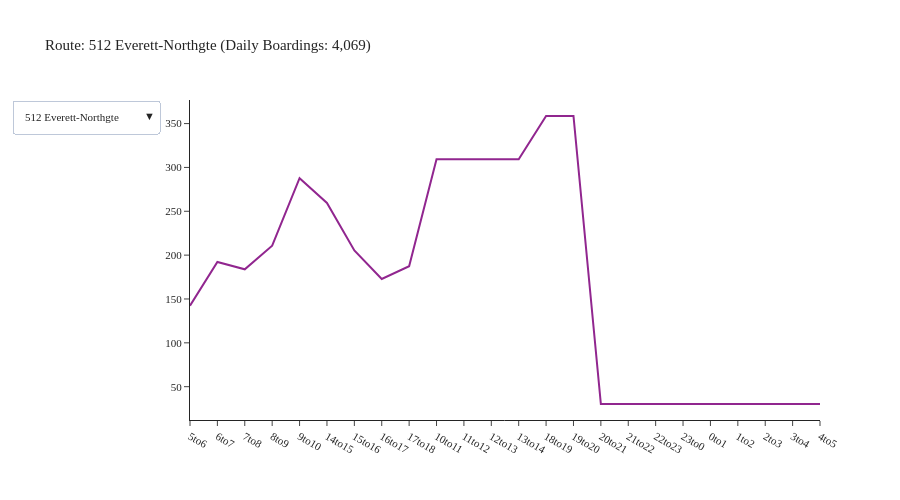

Here is the notebook cell this chart was saved with:
### Code cell
agency = 'Sound Transit'
df = df_transit_line[df_transit_line['agency'] == agency]
df = df.groupby(['tod', 'description']).agg({'boardings': 'sum'}).reset_index()
fig = create_tod_chart(df)
fig.show()

### Figure 1 — Plotly figure (JSON) as saved in the notebook; plotly's stock layout.template omitted (floating-point values rounded to 4 significant figures)
{"data": [{"mode": "lines", "name": "512 Everett-Northgte", "type": "scatter", "visible": true, "x": ["5to6", "6to7", "7to8", "8to9", "9to10", "14to15", "15to16", "16to17", "17to18", "10to11", "11to12", "12to13", "13to14", "18to19", "19to20", "20to21", "21to22", "22to23", "23to0", "0to1", "1to2", "2to3", "3to4", "4to5"], "y": [142.4, 192.2, 183.8, 210.8, 287.7, 259.5, 205.3, 172.8, 187.3, 309.4, 309.4, 309.4, 309.4, 358.6, 358.6, 30.25, 30.25, 30.25, 30.25, 30.25, 30.25, 30.25, 30.25, 30.25]}, {"mode": "lines", "name": "522 Woodinvl-Roosvlt", "type": "scatter", "visible": false, "x": ["5to6", "6to7", "7to8", "8to9", "9to10", "14to15", "15to16", "16to17", "17to18", "10to11", "11to12", "12to13", "13to14", "18to19", "19to20", "20to21", "21to22", "22to23", "23to0", "0to1", "1to2", "2to3", "3to4", "4to5"], "y": [157.5, 239.9, 307.9, 275.5, 372.3, 356.9, 416.0, 441.6, 324.1, 338.3, 338.3, 338.3, 338.3, 337.3, 337.3, 41.81, 41.81, 41.81, 41.81, 41.81, 41.81, 41.81, 41.81, 41.81]}, {"mode": "lines", "name": "535 Lynnwood-Bllvue", "type": "scatter", "visible": false, "x": ["5to6", "6to7", "7to8", "8to9", "9to10", "14to15", "15to16", "16to17", "17to18", "10to11", "11to12", "12to13", "13to14", "18to19", "19to20", "20to21", "21to22", "22to23", "23to0", "0to1", "1to2", "2to3", "3to4", "4to5"], "y": [32.45, 74.83, 110.7, 139.1, 108.3, 101.9, 142.3, 103.9, 121.5, 108.4, 108.4, 108.4, 108.4, 63.07, 63.07, 2.394, 2.394, 2.394, 2.394, 2.394, 2.394, 2.394, 2.394, 2.394]}, {"mode": "lines", "name": "542 Redmond-U Dist", "type": "scatter", "visible": false, "x": ["5to6", "6to7", "7to8", "8to9", "9to10", "14to15", "15to16", "16to17", "17to18", "10to11", "11to12", "12to13", "13to14", "18to19", "19to20", "20to21", "21to22", "22to23", "23to0", "0to1", "1to2", "2to3", "3to4", "4to5"], "y": [12.43, 36.87, 67.46, 80.43, 51.12, 64.0, 42.37, 64.05, 72.51, 51.14, 51.14, 51.14, 51.14, 41.84, 41.84, 7.095, 7.095, 7.095, 7.095, 7.095, 7.095, 7.095, 7.095, 7.095]}, {"mode": "lines", "name": "545 Redmond-Seattle", "type": "scatter", "visible": false, "x": ["5to6", "6to7", "7to8", "8to9", "9to10", "14to15", "15to16", "16to17", "17to18", "10to11", "11to12", "12to13", "13to14", "18to19", "19to20", "20to21", "21to22", "22to23", "23to0", "0to1", "1to2", "2to3", "3to4", "4to5"], "y": [283.3, 452.6, 490.3, 415.4, 321.0, 333.8, 472.0, 518.3, 462.3, 329.7, 329.7, 329.7, 329.7, 312.1, 312.1, 21.91, 21.91, 21.91, 21.91, 21.91, 21.91, 21.91, 21.91, 21.91]}, {"mode": "lines", "name": "550 Bellevue-Seattle", "type": "scatter", "visible": false, "x": ["5to6", "6to7", "7to8", "8to9", "9to10", "14to15", "15to16", "16to17", "17to18", "10to11", "11to12", "12to13", "13to14", "18to19", "19to20", "20to21", "21to22", "22to23", "23to0", "0to1", "1to2", "2to3", "3to4", "4to5"], "y": [193.3, 303.3, 517.5, 484.1, 401.4, 407.2, 534.9, 572.7, 592.2, 425.9, 425.9, 425.9, 425.9, 360.9, 360.9, 63.99, 63.99, 63.99, 63.99, 63.99, 63.99, 63.99, 63.99, 63.99]}, {"mode": "lines", "name": "554 Issaquah-Seattle", "type": "scatter", "visible": false, "x": ["5to6", "6to7", "7to8", "8to9", "9to10", "14to15", "15to16", "16to17", "17to18", "10to11", "11to12", "12to13", "13to14", "18to19", "19to20", "20to21", "21to22", "22to23", "23to0", "0to1", "1to2", "2to3", "3to4", "4to5"], "y": [135.8, 263.7, 247.6, 282.9, 315.9, 288.5, 335.0, 182.9, 199.0, 317.0, 317.0, 317.0, 317.0, 231.6, 231.6, 31.75, 31.75, 31.75, 31.75, 31.75, 31.75, 31.75, 31.75, 31.75]}, {"mode": "lines", "name": "560 W Sea-Bellevue", "type": "scatter", "visible": false, "x": ["5to6", "6to7", "7to8", "8to9", "9to10", "14to15", "15to16", "16to17", "17to18", "10to11", "11to12", "12to13", "13to14", "18to19", "19to20", "20to21", "21to22", "22to23", "23to0", "0to1", "1to2", "2to3", "3to4", "4to5"], "y": [77.16, 114.4, 110.0, 114.5, 83.14, 133.5, 118.5, 111.4, 140.6, 163.3, 163.3, 163.3, 163.3, 80.42, 80.42, 5.343, 5.343, 5.343, 5.343, 5.343, 5.343, 5.343, 5.343, 5.343]}, {"mode": "lines", "name": "566 Auburn-Redmond", "type": "scatter", "visible": false, "x": ["5to6", "6to7", "7to8", "8to9", "9to10", "14to15", "15to16", "16to17", "17to18", "10to11", "11to12", "12to13", "13to14", "18to19", "19to20"], "y": [124.1, 148.9, 78.23, 79.55, 52.49, 62.64, 76.55, 21.83, 84.19, 2.41, 2.41, 2.41, 2.41, 21.8, 21.8]}, {"mode": "lines", "name": "574 Lakewood-SeaTac", "type": "scatter", "visible": false, "x": ["5to6", "6to7", "7to8", "8to9", "9to10", "14to15", "15to16", "16to17", "17to18", "10to11", "11to12", "12to13", "13to14", "18to19", "19to20", "20to21", "21to22", "22to23", "23to0", "0to1", "1to2", "2to3", "3to4", "4to5"], "y": [150.8, 189.2, 127.1, 126.3, 146.3, 141.4, 162.9, 124.1, 134.0, 127.3, 127.3, 127.3, 127.3, 191.9, 191.9, 4.431, 4.431, 4.431, 4.431, 4.431, 4.431, 4.431, 4.431, 4.431]}, {"mode": "lines", "name": "577 Fed Way-Seattle", "type": "scatter", "visible": false, "x": ["5to6", "6to7", "7to8", "8to9", "14to15", "15to16", "16to17", "17to18", "10to11", "11to12", "12to13", "13to14"], "y": [131.2, 246.9, 186.2, 41.29, 88.5, 104.9, 127.4, 41.14, 36.49, 36.49, 36.49, 36.49]}, {"mode": "lines", "name": "578 Seattle-Puyallup", "type": "scatter", "visible": false, "x": ["5to6", "6to7", "7to8", "8to9", "9to10", "14to15", "15to16", "16to17", "17to18", "10to11", "11to12", "12to13", "13to14", "18to19", "19to20", "20to21", "21to22", "22to23", "23to0", "0to1", "1to2", "2to3", "3to4", "4to5"], "y": [58.24, 74.22, 185.0, 231.5, 200.7, 228.2, 221.0, 158.6, 192.9, 265.1, 265.1, 265.1, 265.1, 289.5, 289.5, 31.48, 31.48, 31.48, 31.48, 31.48, 31.48, 31.48, 31.48, 31.48]}, {"mode": "lines", "name": "594 Lakewood-Seattle", "type": "scatter", "visible": false, "x": ["5to6", "6to7", "7to8", "8to9", "9to10", "14to15", "15to16", "16to17", "17to18", "10to11", "11to12", "12to13", "13to14", "18to19", "19to20", "20to21", "21to22", "22to23", "23to0", "0to1", "1to2", "2to3", "3to4", "4to5"], "y": [57.14, 58.83, 50.55, 130.0, 127.8, 171.0, 100.9, 127.3, 38.95, 203.6, 203.6, 203.6, 203.6, 184.2, 184.2, 46.13, 46.13, 46.13, 46.13, 46.13, 46.13, 46.13, 46.13, 46.13]}, {"mode": "lines", "name": "Commutr Rail Tac-Sea", "type": "scatter", "visible": false, "x": ["5to6", "6to7", "7to8", "14to15", "15to16", "16to17", "17to18", "10to11", "11to12", "12to13", "13to14", "18to19", "19to20"], "y": [1166.0, 1225.0, 640.7, 288.8, 1260.0, 2039.0, 1630.0, 184.2, 184.2, 184.2, 184.2, 177.8, 177.8]}, {"mode": "lines", "name": "Light Rail Ang Lk-NG", "type": "scatter", "visible": false, "x": ["5to6", "6to7", "7to8", "8to9", "9to10", "14to15", "15to16", "16to17", "17to18", "10to11", "11to12", "12to13", "13to14", "18to19", "19to20", "20to21", "21to22", "22to23", "23to0", "0to1", "1to2", "2to3", "3to4", "4to5"], "y": [2124.0, 4974.0, 7208.0, 6527.0, 4558.0, 4809.0, 6443.0, 7301.0, 7604.0, 4627.0, 4627.0, 4627.0, 4627.0, 5553.0, 5553.0, 578.7, 578.7, 578.7, 578.7, 578.7, 578.7, 578.7, 578.7, 578.7]}, {"mode": "lines", "name": "Light Rail Tacoma", "type": "scatter", "visible": false, "x": ["5to6", "6to7", "7to8", "8to9", "9to10", "14to15", "15to16", "16to17", "17to18", "10to11", "11to12", "12to13", "13to14", "18to19", "19to20", "20to21", "21to22", "22to23", "23to0", "0to1", "1to2", "2to3", "3to4", "4to5"], "y": [14.34, 58.8, 119.9, 158.0, 134.3, 110.8, 142.5, 152.1, 177.5, 141.2, 141.2, 141.2, 141.2, 163.1, 163.1, 17.81, 17.81, 17.81, 17.81, 17.81, 17.81, 17.81, 17.81, 17.81]}, {"mode": "lines", "name": "510 Everett-Seattle", "type": "scatter", "visible": false, "x": ["5to6", "6to7", "7to8", "8to9", "14to15", "15to16", "16to17", "17to18", "18to19", "19to20"], "y": [56.71, 63.78, 58.87, 38.1, 51.74, 77.31, 110.2, 94.84, 29.87, 29.87]}, {"mode": "lines", "name": "532 Everett-Bellevue", "type": "scatter", "visible": false, "x": ["5to6", "6to7", "7to8", "14to15", "15to16", "16to17", "17to18", "18to19", "19to20"], "y": [35.15, 64.45, 40.33, 20.85, 35.72, 50.41, 29.58, 5.326, 5.326]}, {"mode": "lines", "name": "590 Tacoma-Seattle", "type": "scatter", "visible": false, "x": ["5to6", "6to7", "7to8", "8to9", "14to15", "15to16", "16to17", "17to18", "18to19", "19to20"], "y": [223.4, 322.8, 308.2, 100.6, 80.39, 151.0, 167.4, 120.8, 54.16, 54.16]}, {"mode": "lines", "name": "592 DuPont-Seattle", "type": "scatter", "visible": false, "x": ["5to6", "6to7", "7to8", "14to15", "15to16", "16to17", "17to18", "18to19", "19to20"], "y": [26.83, 26.7, 27.28, 30.07, 34.59, 32.6, 37.05, 8.779, 8.779]}, {"mode": "lines", "name": "513 Seaway-Northgate", "type": "scatter", "visible": false, "x": ["5to6", "6to7", "7to8", "8to9", "15to16", "16to17", "17to18", "18to19", "19to20"], "y": [19.42, 45.2, 16.15, 26.6, 31.22, 30.68, 47.63, 82.39, 82.39]}, {"mode": "lines", "name": "556 Issaquah-U Dist", "type": "scatter", "visible": false, "x": ["5to6", "6to7", "7to8", "8to9", "9to10", "15to16", "16to17", "17to18", "18to19", "19to20"], "y": [38.93, 27.78, 28.37, 29.24, 10.52, 57.32, 28.69, 36.76, 7.329, 7.329]}, {"mode": "lines", "name": "586 Tacoma-U Dist", "type": "scatter", "visible": false, "x": ["5to6", "6to7", "7to8", "8to9", "15to16", "16to17", "17to18", "18to19", "19to20"], "y": [11.55, 43.57, 31.62, 13.32, 17.53, 5.438, 9.052, 2.814, 2.814]}, {"mode": "lines", "name": "595 Gig Hrbr-Seattle", "type": "scatter", "visible": false, "x": ["5to6", "6to7", "15to16", "16to17", "17to18"], "y": [86.17, 35.78, 40.59, 37.14, 38.16]}, {"mode": "lines", "name": "596 Sumner-Bonney Lk", "type": "scatter", "visible": false, "x": ["5to6", "6to7", "7to8", "15to16", "16to17", "17to18", "18to19", "19to20"], "y": [6.1, 9.1, 7.3, 5.1, 9.1, 10.2, 3.493, 3.493]}, {"mode": "lines", "name": "Commutr Rail Evt-Sea", "type": "scatter", "visible": false, "x": ["6to7", "7to8", "16to17", "17to18"], "y": [0.0, 0.0, 1.314, 2.414]}, {"mode": "lines", "name": "580 So Hill-Puyallup", "type": "scatter", "visible": false, "x": ["5to6", "6to7", "17to18", "18to19", "19to20"], "y": [0.5575, 1.599, 0.6382, 0.7401, 0.7401]}], "layout": {"font": {"size": 11}, "height": 500, "title": {"text": "Route: 512 Everett-Northgte (Daily Boardings: 4,069)"}, "updatemenus": [{"buttons": [{"args": [{"visible": [true, false, false, false, false, false, false, false, false, false, false, false, false, false, false, false, false, false, false, false, false, false, false, false, false, false, false]}, {"title": "Route: 512 Everett-Northgte (Daily Boardings: 4,069)"}], "label": "512 Everett-Northgte", "method": "update"}, {"args": [{"visible": [false, true, false, false, false, false, false, false, false, false, false, false, false, false, false, false, false, false, false, false, false, false, false, false, false, false, false]}, {"title": "Route: 522 Woodinvl-Roosvlt (Daily Boardings: 5,296)"}], "label": "522 Woodinvl-Roosvlt", "method": "update"}, {"args": [{"visible": [false, false, true, false, false, false, false, false, false, false, false, false, false, false, false, false, false, false, false, false, false, false, false, false, false, false, false]}, {"title": "Route: 535 Lynnwood-Bllvue (Daily Boardings: 1,516)"}], "label": "535 Lynnwood-Bllvue", "method": "update"}, {"args": [{"visible": [false, false, false, true, false, false, false, false, false, false, false, false, false, false, false, false, false, false, false, false, false, false, false, false, false, false, false]}, {"title": "Route: 542 Redmond-U Dist (Daily Boardings: 843)"}], "label": "542 Redmond-U Dist", "method": "update"}, {"args": [{"visible": [false, false, false, false, true, false, false, false, false, false, false, false, false, false, false, false, false, false, false, false, false, false, false, false, false, false, false]}, {"title": "Route: 545 Redmond-Seattle (Daily Boardings: 5,889)"}], "label": "545 Redmond-Seattle", "method": "update"}, {"args": [{"visible": [false, false, false, false, false, true, false, false, false, false, false, false, false, false, false, false, false, false, false, false, false, false, false, false, false, false, false]}, {"title": "Route: 550 Bellevue-Seattle (Daily Boardings: 7,008)"}], "label": "550 Bellevue-Seattle", "method": "update"}, {"args": [{"visible": [false, false, false, false, false, false, true, false, false, false, false, false, false, false, false, false, false, false, false, false, false, false, false, false, false, false, false]}, {"title": "Route: 554 Issaquah-Seattle (Daily Boardings: 4,268)"}], "label": "554 Issaquah-Seattle", "method": "update"}, {"args": [{"visible": [false, false, false, false, false, false, false, true, false, false, false, false, false, false, false, false, false, false, false, false, false, false, false, false, false, false, false]}, {"title": "Route: 560 W Sea-Bellevue (Daily Boardings: 1,865)"}], "label": "560 W Sea-Bellevue", "method": "update"}, {"args": [{"visible": [false, false, false, false, false, false, false, false, true, false, false, false, false, false, false, false, false, false, false, false, false, false, false, false, false, false, false]}, {"title": "Route: 566 Auburn-Redmond (Daily Boardings: 782)"}], "label": "566 Auburn-Redmond", "method": "update"}, {"args": [{"visible": [false, false, false, false, false, false, false, false, false, true, false, false, false, false, false, false, false, false, false, false, false, false, false, false, false, false, false]}, {"title": "Route: 574 Lakewood-SeaTac (Daily Boardings: 2,235)"}], "label": "574 Lakewood-SeaTac", "method": "update"}, {"args": [{"visible": [false, false, false, false, false, false, false, false, false, false, true, false, false, false, false, false, false, false, false, false, false, false, false, false, false, false, false]}, {"title": "Route: 577 Fed Way-Seattle (Daily Boardings: 1,113)"}], "label": "577 Fed Way-Seattle", "method": "update"}, {"args": [{"visible": [false, false, false, false, false, false, false, false, false, false, false, true, false, false, false, false, false, false, false, false, false, false, false, false, false, false, false]}, {"title": "Route: 578 Seattle-Puyallup (Daily Boardings: 3,473)"}], "label": "578 Seattle-Puyallup", "method": "update"}, {"args": [{"visible": [false, false, false, false, false, false, false, false, false, false, false, false, true, false, false, false, false, false, false, false, false, false, false, false, false, false, false]}, {"title": "Route: 594 Lakewood-Seattle (Daily Boardings: 2,460)"}], "label": "594 Lakewood-Seattle", "method": "update"}, {"args": [{"visible": [false, false, false, false, false, false, false, false, false, false, false, false, false, true, false, false, false, false, false, false, false, false, false, false, false, false, false]}, {"title": "Route: Commutr Rail Tac-Sea (Daily Boardings: 9,343)"}], "label": "Commutr Rail Tac-Sea", "method": "update"}, {"args": [{"visible": [false, false, false, false, false, false, false, false, false, false, false, false, false, false, true, false, false, false, false, false, false, false, false, false, false, false, false]}, {"title": "Route: Light Rail Ang Lk-NG (Daily Boardings: 86,368)"}], "label": "Light Rail Ang Lk-NG", "method": "update"}, {"args": [{"visible": [false, false, false, false, false, false, false, false, false, false, false, false, false, false, false, true, false, false, false, false, false, false, false, false, false, false, false]}, {"title": "Route: Light Rail Tacoma (Daily Boardings: 2,119)"}], "label": "Light Rail Tacoma", "method": "update"}, {"args": [{"visible": [false, false, false, false, false, false, false, false, false, false, false, false, false, false, false, false, true, false, false, false, false, false, false, false, false, false, false]}, {"title": "Route: 510 Everett-Seattle (Daily Boardings: 611)"}], "label": "510 Everett-Seattle", "method": "update"}, {"args": [{"visible": [false, false, false, false, false, false, false, false, false, false, false, false, false, false, false, false, false, true, false, false, false, false, false, false, false, false, false]}, {"title": "Route: 532 Everett-Bellevue (Daily Boardings: 287)"}], "label": "532 Everett-Bellevue", "method": "update"}, {"args": [{"visible": [false, false, false, false, false, false, false, false, false, false, false, false, false, false, false, false, false, false, true, false, false, false, false, false, false, false, false]}, {"title": "Route: 590 Tacoma-Seattle (Daily Boardings: 1,583)"}], "label": "590 Tacoma-Seattle", "method": "update"}, {"args": [{"visible": [false, false, false, false, false, false, false, false, false, false, false, false, false, false, false, false, false, false, false, true, false, false, false, false, false, false, false]}, {"title": "Route: 592 DuPont-Seattle (Daily Boardings: 233)"}], "label": "592 DuPont-Seattle", "method": "update"}, {"args": [{"visible": [false, false, false, false, false, false, false, false, false, false, false, false, false, false, false, false, false, false, false, false, true, false, false, false, false, false, false]}, {"title": "Route: 513 Seaway-Northgate (Daily Boardings: 382)"}], "label": "513 Seaway-Northgate", "method": "update"}, {"args": [{"visible": [false, false, false, false, false, false, false, false, false, false, false, false, false, false, false, false, false, false, false, false, false, true, false, false, false, false, false]}, {"title": "Route: 556 Issaquah-U Dist (Daily Boardings: 272)"}], "label": "556 Issaquah-U Dist", "method": "update"}, {"args": [{"visible": [false, false, false, false, false, false, false, false, false, false, false, false, false, false, false, false, false, false, false, false, false, false, true, false, false, false, false]}, {"title": "Route: 586 Tacoma-U Dist (Daily Boardings: 138)"}], "label": "586 Tacoma-U Dist", "method": "update"}, {"args": [{"visible": [false, false, false, false, false, false, false, false, false, false, false, false, false, false, false, false, false, false, false, false, false, false, false, true, false, false, false]}, {"title": "Route: 595 Gig Hrbr-Seattle (Daily Boardings: 238)"}], "label": "595 Gig Hrbr-Seattle", "method": "update"}, {"args": [{"visible": [false, false, false, false, false, false, false, false, false, false, false, false, false, false, false, false, false, false, false, false, false, false, false, false, true, false, false]}, {"title": "Route: 596 Sumner-Bonney Lk (Daily Boardings: 54)"}], "label": "596 Sumner-Bonney Lk", "method": "update"}, {"args": [{"visible": [false, false, false, false, false, false, false, false, false, false, false, false, false, false, false, false, false, false, false, false, false, false, false, false, false, true, false]}, {"title": "Route: Commutr Rail Evt-Sea (Daily Boardings: 4)"}], "label": "Commutr Rail Evt-Sea", "method": "update"}, {"args": [{"visible": [false, false, false, false, false, false, false, false, false, false, false, false, false, false, false, false, false, false, false, false, false, false, false, false, false, false, true]}, {"title": "Route: 580 So Hill-Puyallup (Daily Boardings: 4)"}], "label": "580 So Hill-Puyallup", "method": "update"}], "direction": "down", "showactive": true}], "width": 900, "yaxis": {"tickformat": ".00f"}}}
